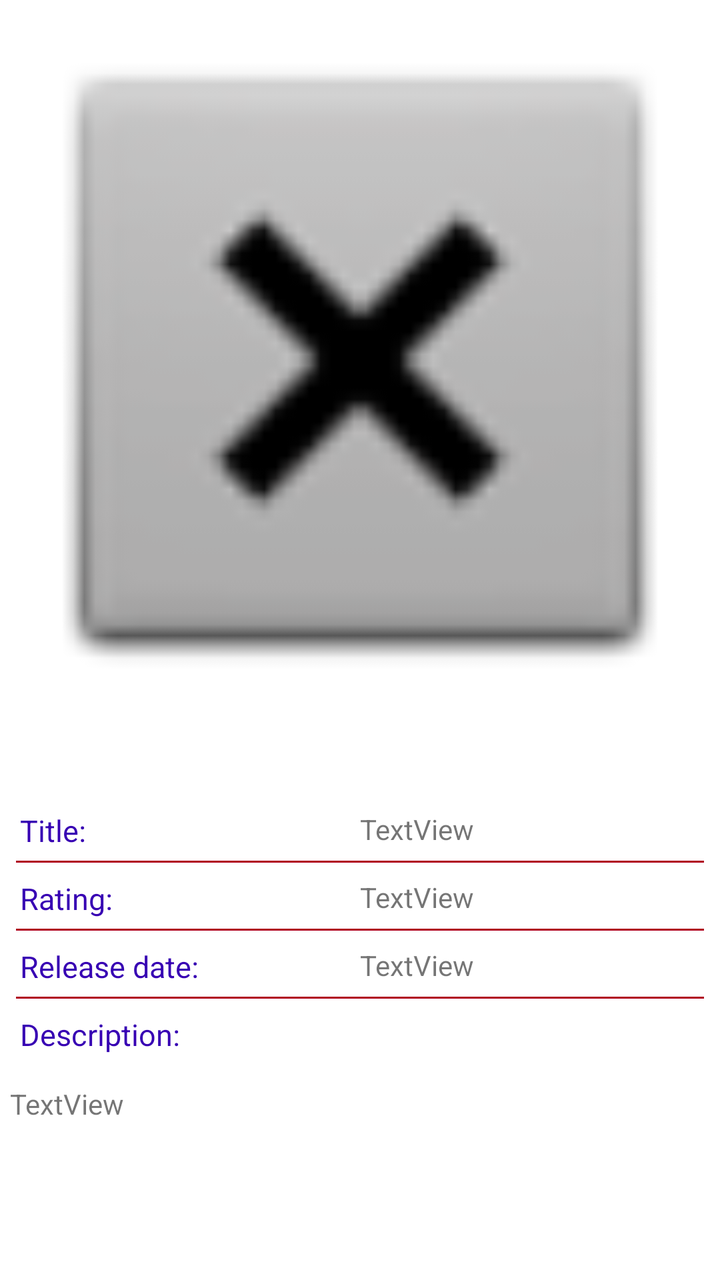
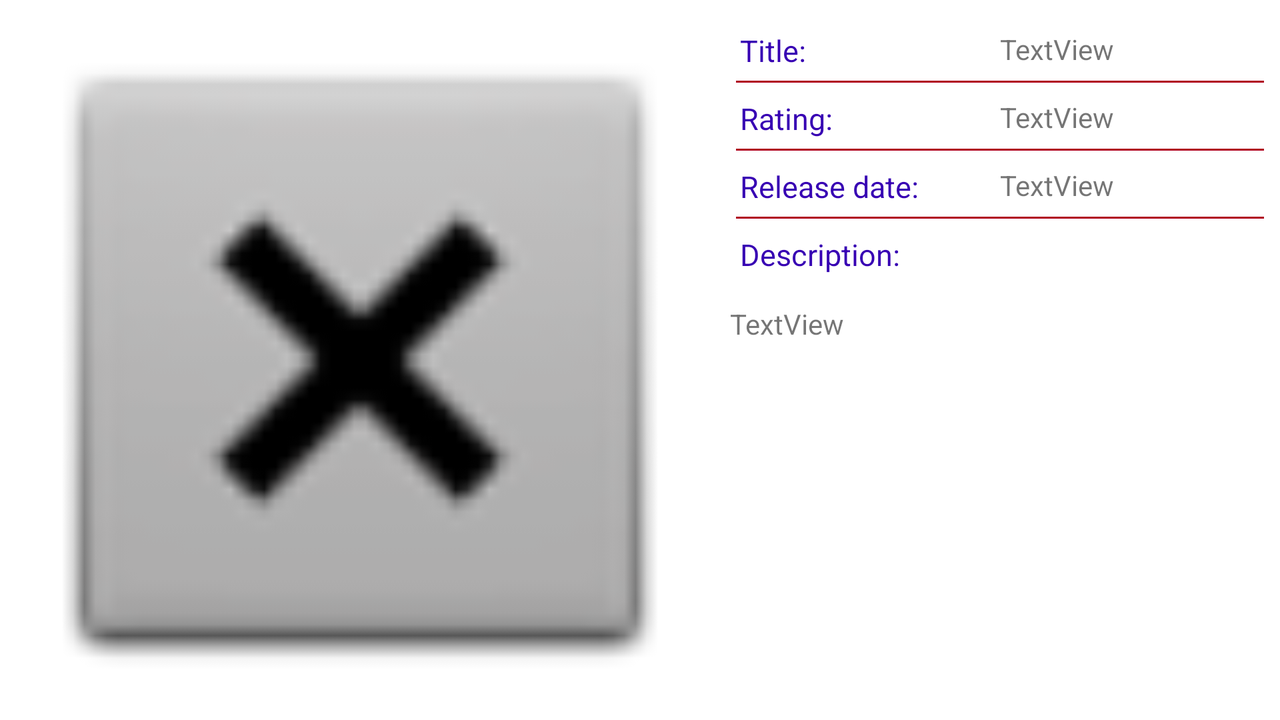

One screen, two layout resources from the same app: the default and the repository's alternative for another configuration. Each is rendered where Android would select it; the XML of both is given below.
<!-- AndroidManifest.xml: application theme Theme.MovieApp -->
<!-- res/layout/activity_detail.xml -->
<?xml version="1.0" encoding="utf-8"?>
<ScrollView xmlns:android="http://schemas.android.com/apk/res/android"
    xmlns:app="http://schemas.android.com/apk/res-auto"
    xmlns:tools="http://schemas.android.com/tools"
    android:layout_width="match_parent"
    android:id="@+id/scrollViewDetail"
    android:layout_height="match_parent"
    tools:context=".screens.Films.DetailActivity">
<androidx.constraintlayout.widget.ConstraintLayout
    android:layout_width="match_parent"
    android:layout_height="wrap_content"
    tools:context=".screens.Films.DetailActivity">

    <ImageView
        android:contentDescription="@string/bigposter"
        android:id="@+id/imageViewBigPoaster"
        android:layout_width="0dp"
        android:layout_height="wrap_content"
        android:adjustViewBounds="true"
        app:layout_constraintEnd_toEndOf="parent"
        app:layout_constraintStart_toStartOf="parent"
        app:layout_constraintTop_toTopOf="parent"
        app:srcCompat="@android:drawable/btn_dialog" />


    <ImageView
        android:id="@+id/imageViewStarOn"
        android:layout_width="60dp"
        android:layout_height="60dp"
        android:layout_marginEnd="15dp"
        android:onClick="onClickAddToFavorite"
        app:layout_constraintBottom_toBottomOf="@+id/imageViewBigPoaster"
        app:layout_constraintEnd_toEndOf="parent"
        app:layout_constraintTop_toBottomOf="@+id/imageViewBigPoaster"
        app:srcCompat="@drawable/ic_star_on" />

    <include
        layout="@layout/movie_info"
        android:layout_width="0dp"
        android:layout_height="wrap_content"
        app:layout_constraintEnd_toEndOf="parent"
        app:layout_constraintStart_toStartOf="parent"
        app:layout_constraintTop_toBottomOf="@+id/imageViewStarOn" />
</androidx.constraintlayout.widget.ConstraintLayout>
</ScrollView>
<!-- res/layout/movie_info.xml (included above) -->
<?xml version="1.0" encoding="utf-8"?>
<androidx.constraintlayout.widget.ConstraintLayout xmlns:android="http://schemas.android.com/apk/res/android"
    xmlns:app="http://schemas.android.com/apk/res-auto"
    android:layout_width="match_parent"
    android:layout_height="wrap_content">
    <androidx.constraintlayout.widget.Guideline
        android:id="@+id/guideline2"
        android:layout_width="wrap_content"
        android:layout_height="wrap_content"
        android:orientation="vertical"
        app:layout_constraintGuide_percent="0.5" />

    <TextView
        style="@style/LabelStyle"
        android:id="@+id/textViewLabelOriginalTitle"
        android:layout_width="wrap_content"
        android:layout_height="wrap_content"
        android:text="@string/labelTitle"
        android:layout_marginStart="10dp"
        app:layout_constraintStart_toStartOf="parent"
        app:layout_constraintTop_toTopOf="parent"/>

    <TextView
        style="@style/textStyle"
        android:id="@+id/textViewOriginalTitle"
        android:layout_width="0dp"
        android:layout_height="wrap_content"
        android:text="TextView"
        app:layout_constraintEnd_toEndOf="parent"
        app:layout_constraintStart_toStartOf="@+id/guideline2"
        app:layout_constraintTop_toTopOf="parent" />
<View
    android:layout_width="0dp"
    android:layout_height="1dp"
    style="@style/hrLineStyle"
    android:background="@color/design_default_color_error"
    app:layout_constraintStart_toStartOf="parent"
    app:layout_constraintEnd_toEndOf="parent"
    app:layout_constraintTop_toBottomOf="@+id/textViewLabelOriginalTitle"/>
    <TextView
        style="@style/LabelStyle"
        android:id="@+id/textViewLabelRating"
        android:layout_width="wrap_content"
        android:layout_height="wrap_content"
        android:layout_marginStart="10dp"
        android:text="@string/labelRating"
        app:layout_constraintStart_toStartOf="parent"
        app:layout_constraintTop_toBottomOf="@+id/textViewOriginalTitle" />

    <TextView
        style="@style/textStyle"
        android:id="@+id/textViewRating"
        android:layout_width="0dp"
        android:layout_height="wrap_content"
        android:text="TextView"
        app:layout_constraintEnd_toEndOf="parent"
        app:layout_constraintStart_toStartOf="@+id/guideline2"
        app:layout_constraintTop_toBottomOf="@+id/textViewOriginalTitle" />
    <View
        android:layout_width="0dp"
        android:layout_height="1dp"
        style="@style/hrLineStyle"
        android:background="@color/design_default_color_error"
        app:layout_constraintStart_toStartOf="parent"
        app:layout_constraintEnd_toEndOf="parent"
        app:layout_constraintTop_toBottomOf="@+id/textViewLabelRating"/>
    <TextView
        style="@style/LabelStyle"
        android:id="@+id/textViewLabelReleaseDate"
        android:layout_width="wrap_content"
        android:layout_height="wrap_content"
        android:layout_marginStart="10dp"
        android:text="@string/labelDateOfRelease"
        app:layout_constraintStart_toStartOf="parent"
        app:layout_constraintTop_toBottomOf="@+id/textViewRating" />

    <TextView
        style="@style/textStyle"
        android:id="@+id/textViewReleaseDate"
        android:layout_width="0dp"
        android:layout_height="wrap_content"
        android:text="TextView"
        app:layout_constraintEnd_toEndOf="parent"
        app:layout_constraintStart_toStartOf="@+id/guideline2"
        app:layout_constraintTop_toBottomOf="@+id/textViewRating" />
    <View
        android:layout_width="0dp"
        android:layout_height="1dp"
        style="@style/hrLineStyle"
        android:background="@color/design_default_color_error"
        app:layout_constraintStart_toStartOf="parent"
        app:layout_constraintEnd_toEndOf="parent"
        app:layout_constraintTop_toBottomOf="@+id/textViewLabelReleaseDate"/>
    <TextView
        style="@style/LabelStyle"
        android:id="@+id/textViewLabelDescription"
        android:layout_width="wrap_content"
        android:layout_height="wrap_content"
        android:layout_marginStart="10dp"
        android:text="@string/labelDesc"
        app:layout_constraintStart_toStartOf="parent"
        app:layout_constraintTop_toBottomOf="@+id/textViewReleaseDate" />


    <TextView
        style="@style/textStyle"
        android:id="@+id/textViewOverView"
        android:layout_width="0dp"
        android:layout_height="wrap_content"
        android:layout_marginStart="5dp"
        android:layout_marginEnd="5dp"
        android:text="TextView"
        app:layout_constraintEnd_toEndOf="parent"
        app:layout_constraintStart_toStartOf="parent"
        app:layout_constraintTop_toBottomOf="@+id/textViewLabelDescription" />

    <androidx.recyclerview.widget.RecyclerView
        android:nestedScrollingEnabled="false"
        android:id="@+id/recyclerViewTrailers"
        android:layout_width="0dp"
        android:layout_height="wrap_content"
        app:layout_constraintStart_toStartOf="parent"
        app:layout_constraintEnd_toEndOf="parent"
        app:layout_constraintTop_toBottomOf="@+id/textViewOverView"
        />
    <androidx.recyclerview.widget.RecyclerView
        android:nestedScrollingEnabled="false"
        android:id="@+id/recyclerViewReviews"
        android:layout_width="0dp"
        android:layout_height="wrap_content"
        android:layout_marginTop="5dp"
        app:layout_constraintStart_toStartOf="parent"
        app:layout_constraintEnd_toEndOf="parent"
        app:layout_constraintTop_toBottomOf="@+id/recyclerViewTrailers"/>



</androidx.constraintlayout.widget.ConstraintLayout>
<!-- resources referenced by this layout -->
<resources>
  <string name="bigposter">BigPoster</string>
  <string name="labelDateOfRelease">Release date:</string>
  <string name="labelDesc">Description:</string>
  <string name="labelRating">Rating:</string>
  <string name="labelTitle">Title:</string>
  <style name="LabelStyle">
          <item name="android:layout_marginTop">15dp</item>
          <item name="android:textColor">@color/purple_700</item>
          <item name="android:textSize">15sp</item>
      </style>
  <style name="hrLineStyle">
          <item name="android:layout_marginTop">@dimen/padding5dp</item>
          <item name="android:layout_marginStart">@dimen/margin8dp</item>
          <item name="android:layout_marginEnd">@dimen/margin8dp</item>
      </style>
  <style name="textStyle">
          <item name="android:layout_marginTop">15dp</item>
      </style>
  <style name="Theme.MovieApp" parent="Theme.MaterialComponents.DayNight.DarkActionBar">
          
          <item name="colorPrimary">@color/black</item>
          <item name="colorPrimaryVariant">@color/black</item>
          <item name="colorOnPrimary">@color/white</item>
          
          <item name="colorSecondary">@color/teal_200</item>
          <item name="colorSecondaryVariant">@color/teal_700</item>
          <item name="colorOnSecondary">@color/black</item>
          
          <item name="android:statusBarColor" tools:targetApi="l">?attr/colorPrimaryVariant</item>
          
      </style>
  <dimen name="padding5dp">5dp</dimen>
  <dimen name="margin8dp">8dp</dimen>
</resources>
<!-- res/layout-land/activity_detail.xml (the repository's variant of the layout above) -->
<!-- drawn on the phone turned sideways -->
<?xml version="1.0" encoding="utf-8"?>
<androidx.constraintlayout.widget.ConstraintLayout xmlns:android="http://schemas.android.com/apk/res/android"
    xmlns:app="http://schemas.android.com/apk/res-auto"
    xmlns:tools="http://schemas.android.com/tools"
    android:layout_width="match_parent"
    android:layout_height="match_parent"
    tools:context=".screens.Films.DetailActivity">

    <ImageView
        android:id="@+id/imageViewBigPoaster"
        android:layout_width="wrap_content"
        android:layout_height="match_parent"
        android:adjustViewBounds="true"
        android:contentDescription="@string/bigposter"
        app:layout_constraintBottom_toBottomOf="parent"
        app:layout_constraintStart_toStartOf="parent"
        app:layout_constraintTop_toTopOf="parent"
        app:srcCompat="@android:drawable/btn_dialog" />


    <ImageView
        android:id="@+id/imageViewStarOn"
        android:layout_width="50dp"
        android:layout_height="50dp"
        android:layout_marginTop="15dp"
        android:layout_marginEnd="15dp"
        android:onClick="onClickAddToFavorite"
        app:layout_constraintTop_toTopOf="parent"
        app:layout_constraintEnd_toEndOf="@id/imageViewBigPoaster"
        app:srcCompat="@drawable/ic_star_on" />
<ScrollView
    android:id="@+id/scrollViewDetail"
    android:layout_width="0dp"
    android:layout_height="0dp"
    app:layout_constraintTop_toTopOf="parent"
    app:layout_constraintEnd_toEndOf="parent"
    app:layout_constraintBottom_toBottomOf="parent"
    app:layout_constraintStart_toEndOf="@id/imageViewBigPoaster">
    <include
        layout="@layout/movie_info"
        android:layout_width="match_parent"
        android:layout_height="wrap_content"/>
</ScrollView>

</androidx.constraintlayout.widget.ConstraintLayout>
